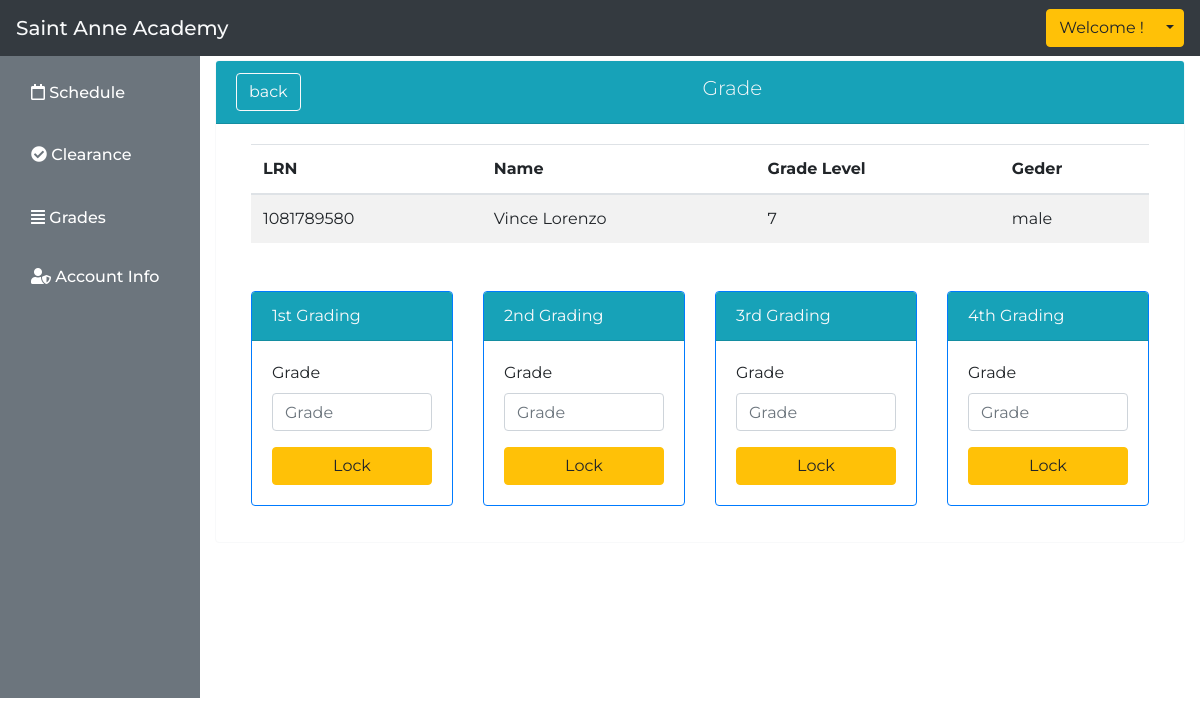
The page /faculty/input_grade.php?lrn=1081789580 on the database as committed earlier.
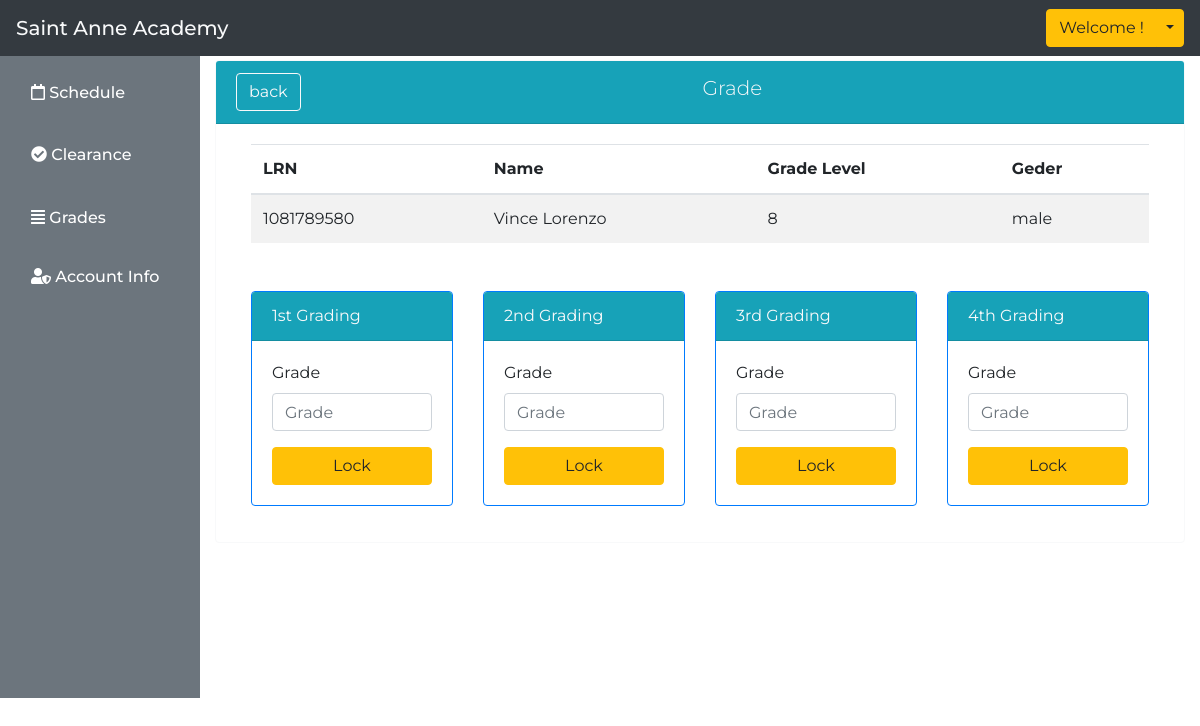
The same page on the database as committed later.
### tables this page shows
CREATE TABLE `student` (
  `student_id` int(11) NOT NULL,
  `lrn` varchar(255) NOT NULL,
  `grade_level_id` varchar(255) NOT NULL,
  `section` varchar(255) NOT NULL,
  `school_year` varchar(255) NOT NULL,
  `family_name` text NOT NULL,
  `first_name` text NOT NULL,
  `middle_name` text NOT NULL,
  `bday` date NOT NULL,
  `gender` text NOT NULL,
  `address` varchar(255) NOT NULL,
  `status` text NOT NULL,
  `mother_tounge` text NOT NULL,
  `religion` text NOT NULL,
  `ethnicity` text NOT NULL,
  `dialect` text NOT NULL,
  `other_details` text NOT NULL,
  `school_id_number` varchar(255) NOT NULL,
  `school_name` text NOT NULL,
  `adviser_name` text NOT NULL,
  `father_name` text NOT NULL,
  `mother_name` text NOT NULL,
  `guardian_name` text NOT NULL,
  `mobile_number` varchar(20) NOT NULL
);

### faculty/input_grade.php (the view, shortened to what the changed rows need)
<!DOCTYPE html>
<?php require 'layouts/faculty_header.php'; ?>
    <div class="float-right col-10" style="margin-top: 5%;">
        <div class="card border-light mb-3" style="max-width: 100%;">
            <div class="card-body">
                <div class="container">
                    <table class="table table-striped">
                        <thead>
                            <tr>
                                <th scope="col">LRN</th>
                                <th scope="col">Name</th>
                                <th scope="col">Grade Level</th>
                                <th scope="col">Geder</th>
                            </tr>
                        </thead>
                        <tbody>
                            <?php
                                $con = mysqli_connect("localhost", "root", "", "enrollment");
                                    $lrn = $_GET["lrn"];
                                    $student_info = mysqli_query($con, "select student_id, lrn, family_name, first_name, grade_level_id, gender from student where lrn = '$lrn'");
                                    while($value = mysqli_fetch_array($student_info)) {
                            ?>
                            <tr>
                                <td><?php echo $value['lrn'] ?></td>
                                <td><?php echo $value['first_name'] ?> <?php echo $value['family_name'] ?></td>
                                <td><?php echo $value['grade_level_id'] ?></td>
                                <td><?php echo $value['gender'] ?></td>
                            </tr>
                                <?php
                                    }
                                ?>
                        </tbody>
                    </table>
                </div>
            </div>
        </div>
    </div>
<?php require 'layouts/faculty_footer.php'; ?>

Rows that differ between the two databases and show on the page:
changed student "Vince": grade_level "7" → "8"
